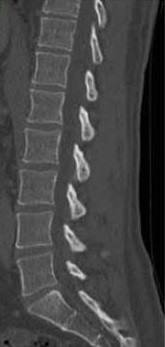
#> input picture normal.jpg, 165 x 347 px
$ python bone_roi_test.py   (older library calls are emulated)
#> lines starting #> are read from the running program, lines starting #| are printed output that depends on the picture; after the words box and inside, x2 and y2 are one past the last pixel; in counts of white or black regions, pixels touching at a corner belong together
### functions.py
import cv2
import numpy as np
import pandas as pd


def Inhence_and_threshod(img,threshold):
    # lowpass filter
    gaussian = cv2.GaussianBlur(img, (3, 3), 1)

    # Contrast Limited Adaptive Histogram Equalization
    clahe = cv2.createCLAHE(clipLimit=3.0, tileGridSize=(8, 8))
    cl = clahe.apply(gaussian)

    # THRESH
    __, th = cv2.threshold(cl, threshold, 255, cv2.THRESH_BINARY)

    return th


def inner_fill(th):
    # 接滿
    kernel = cv2.getStructuringElement(cv2.MORPH_RECT, (2, 2))
    mor = cv2.dilate(th, kernel)

    # floodfill external's area
    image1, contours, hierarchy = cv2.findContours(
        mor, cv2.RETR_EXTERNAL, cv2.CHAIN_APPROX_SIMPLE)
    cv2.drawContours(mor, contours, -1, (255, 255, 255), thickness=cv2.FILLED)

    # 侵蝕
    kernel = cv2.getStructuringElement(cv2.MORPH_RECT, (3, 3))
    mor = cv2.erode(mor, kernel)
    mor = cv2.erode(mor, kernel)
    return mor


def draw(contours,img_color):


    # bone ROI
    for i in range(0, len(contours)):
        # 每一個輪廓往左移11

        for j in range(0,np.shape(contours[i])[0]):
            contours[i][j][0][0]=contours[i][j][0][0]+11


        area = cv2.contourArea(contours[i])
        x, y, w, h = cv2.boundingRect(contours[i])
        aspect_ratio = float(w) / h
        rect_area = w * h
        extent = float(area) / rect_area


        #delete error area
        if area>80:
           cv2.drawContours(img_color, [contours[i]], -1, (0, 0, 255), 1)


    #  bone number
    index = []
    centroid_x = []
    centroid_y = []
    i = 0
    for cnt in contours:
        # centroid
        M = cv2.moments(cnt)
        if M['m00']==0 :
            continue
        cx = int(M['m10'] / M['m00'])
        cy = int(M['m01'] / M['m00'])
        centroid_x = np.append(centroid_x, cx)
        centroid_y = np.append(centroid_y, cy)
        # index
        index = np.append(index, i)
        area = cv2.contourArea(cnt)
        if area>80:
         cv2.putText(img_color, str(i), (cx, cy), cv2.FONT_HERSHEY_SIMPLEX, 0.5, (255, 255, 255), 1, cv2.LINE_AA)
         i += 1


def find_roi_coordinate(contours,img_color):
    df = pd.DataFrame()
    i = 0
    for cnt in contours:
        area = cv2.contourArea(cnt)
        mask = np.zeros(img_color.shape, np.uint8)
        if area>80:
           cv2.drawContours(mask, [cnt], -1, 255, 1)
        pixelpoints = np.transpose(np.nonzero(mask))
        y = np.reshape(pixelpoints[:, 0], (len(pixelpoints[:, 0]), 1))
        x = np.reshape(pixelpoints[:, 1], (len(pixelpoints[:, 1]), 1))
        index = np.full(x.shape, i)
        pixelpoints = np.hstack((x, y, index))
        df_points = pd.DataFrame(pixelpoints, columns=['x', 'y', 'i'])
        df = df.append(df_points)
        i += 1
    #print(df)
    df.to_csv("coordinate.csv")

### bone_roi_test.py
import cv2
import numpy as np
import functions as fn
img1 =cv2.imread('normal.jpg',0)
#> img1: shape (347, 165); min 0, max 229, mean 68.9
#test

#roi
img1_process=img1[0:np.shape(img1)[0],11:109]
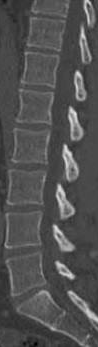
#> img1_process: shape (347, 98); min 0, max 229, mean 81.5
img1_show = cv2.cvtColor(img1_process, cv2.COLOR_GRAY2BGR)


thresh=fn.Inhence_and_threshod(img1_process,111)
#> in Inhence_and_threshod, `cl = clahe.apply(gaussian)`:
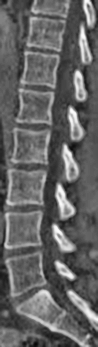
#> cl: shape (347, 98); min 5, max 253, mean 100.1
#> in Inhence_and_threshod, `__, th = cv2.threshold(cl, threshold, 255, cv2.THRESH_BINARY)`:
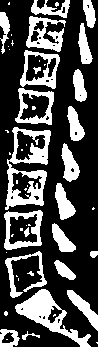
#> th: shape (347, 98); 30% white; 52 white regions (29 under 20 px), largest, box (x1, y1, x2, y2) and area: (5, 127, 51, 210) 1629, (15, 289, 91, 347) 1326, (26, 16, 66, 52) 713
image1, contours1, hierarchy = cv2.findContours(                          #找最外層的輪廓
    fn.inner_fill(thresh), cv2.RETR_EXTERNAL, cv2.CHAIN_APPROX_SIMPLE)
#> in inner_fill, `mor = cv2.dilate(th, kernel)`: mor: shape (347, 98); 37.2% white; 38 white regions (15 under 20 px)
#> in inner_fill, `image1, contours, hierarchy = cv2.findContours( mor, cv2.RETR_EXTERNAL..`: contours = 29 contours, 10 with area under 20; largest, box (x1, y1, x2, y2) and area: (4, 127, 52, 251) 3874, (15, 50, 61, 126) 2284, (15, 289, 92, 347) 1514, (5, 251, 48, 299) 1300, (26, 16, 67, 53) 1084
#> in inner_fill, `cv2.drawContours(mor, contours, -1, (255, 255, 255), thickness=cv2.FIL..`:
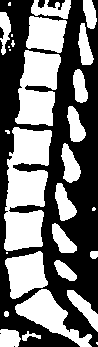
#> mor: shape (347, 98); 45.8% white; 29 white regions (9 under 20 px), largest, box (x1, y1, x2, y2) and area: (4, 127, 52, 251) 4102, (15, 50, 61, 126) 2422, (15, 289, 92, 347) 1616
#> in inner_fill, `mor = cv2.erode(mor, kernel)`: mor: shape (347, 98); 37.1% white; 30 white regions (11 under 20 px), largest, box (x1, y1, x2, y2) and area: (6, 128, 51, 210) 2360, (16, 51, 60, 125) 2096, (16, 290, 91, 347) 1328
#> in inner_fill, `mor = cv2.erode(mor, kernel)`:
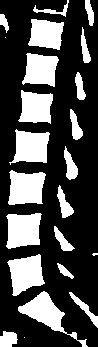
#> mor: shape (347, 98); 29.4% white; 23 white regions (3 under 20 px)
#> contours1 = 23 contours, 3 with area under 20; largest, box (x1, y1, x2, y2) and area: (8, 170, 46, 205) 972, (6, 213, 42, 249) 968, (7, 254, 45, 296) 957, (18, 291, 88, 347) 954, (9, 129, 50, 165) 906

mor1_color = cv2.cvtColor(fn.inner_fill(thresh), cv2.COLOR_GRAY2BGR)
#> mor1_color: shape (347, 98, 3); 29.4% white; 23 white regions (3 under 20 px)
img1_color = cv2.cvtColor(img1, cv2.COLOR_GRAY2BGR)
fn.draw(contours1,img1_color)
#> the loop in draw, `for i in range(0, len(contours)):` made 23 passes
#> (area, x, y, w, h, aspect_ratio, rect_area, extent) on passes 2, 3, 4, 5, 6, 8, 9, 10, 11, 12, 13, 14: (198.5, 11, 331, 18, 16, 1.12, 288, 0.689), (188, 80, 292, 29, 36, 0.806, 1044, 0.18), (954.5, 29, 291, 70, 56, 1.25, 3920, 0.243), (84.5, 68, 263, 17, 16, 1.06, 272, 0.311), (957, 18, 254, 38, 42, 0.905, 1596, 0.6), (174.5, 65, 226, 21, 25, 0.84, 525, 0.332), (968, 17, 213, 36, 36, 1, 1296, 0.747), (216.5, 68, 185, 17, 33, 0.515, 561, 0.386), (972, 19, 170, 38, 35, 1.09, 1330, 0.731), (218, 75, 146, 14, 34, 0.412, 476, 0.458), (906, 20, 129, 41, 36, 1.14, 1476, 0.614), (186.5, 81, 109, 13, 31, 0.419, 403, 0.463)
#> after the loop in draw, `for i in range(0, len(contours)):`:
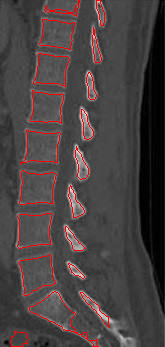
#> img_color: shape (347, 165, 3); mean B, G, R 65.1, 65.1, 73
#> after the loop in draw, `for i in range(0, len(contours)):`: contours = 23 contours, 3 with area under 20; largest, box (x1, y1, x2, y2) and area: (19, 170, 57, 205) 972, (17, 213, 53, 249) 968, (18, 254, 56, 296) 957, (29, 291, 99, 347) 954, (20, 129, 61, 165) 906
#> the loop in draw, `for cnt in contours:` made 23 passes
#> (cx, cy, centroid_x, centroid_y, index, area) on passes 2 to 5: (18, 338, [18], [338], [0], 198.5), (95, 308, [18, 95], [338, 308], [0, 1], 188), (56, 312, [18, 95, 56], [338, 308, 312], [0, 1, 2], 954.5), (75, 270, [18, 95, 56, 75], [338, 308, 312, 270], [0, 1, 2, 3], 84.5)
#> (cx, cy, centroid_x, index, area) on passes 14 to 15: (86, 126, [18, 95, 56, 75, 36, 105, 73, 33, 75, 36, 81, 41, 86], [0, 1, 2, 3, 4, 5, 5, 6, 7, 8, 9, 10, 11], 186.5), (46, 107, [18, 95, 56, 75, 36, 105, 73, 33, 75, 36, 81, 41, 86, 46], [0, 1, 2, 3, 4, 5, 5, 6, 7, 8, 9, 10, 11, 12], 822)
#> after the loop in draw, `for cnt in contours:`:
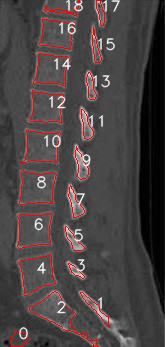
#> img_color: shape (347, 165, 3); 3.16% of pixels changed, all inside (x1, y1, x2, y2) = (18, 0, 121, 340)
#> after the loop in draw, `for cnt in contours:`: centroid_x = 21 values, max 105 at index 5, min 14 at index 18, mean 63.1; centroid_y = 21 values, max 338 at index 0, min 10 at index 20, mean 163.7; i = 19; index = 21 values from 0 to 18
#> the loop in find_roi_coordinate, `for cnt in contours:` made 1 pass
#> (cnt, area, df_points) on pass 1: ([[35, 337]], 0, table of 0 rows and 3 columns)
#> after the loop in find_roi_coordinate, `for cnt in contours:`: mask: shape (347, 165, 3); every value is 0
#> after the loop in find_roi_coordinate, `for cnt in contours:`: i = 0
#> (the run stopped early here; a loop or call above may not have finished)
